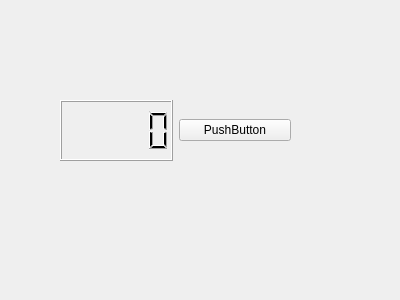
<?xml version="1.0" encoding="UTF-8"?>
<ui version="4.0">
 <class>Displayer</class>
 <widget class="QWidget" name="Displayer">
  <property name="geometry">
   <rect>
    <x>0</x>
    <y>0</y>
    <width>400</width>
    <height>300</height>
   </rect>
  </property>
  <property name="windowTitle">
   <string>Form</string>
  </property>
  <widget class="QWidget" name="">
   <property name="geometry">
    <rect>
     <x>60</x>
     <y>100</y>
     <width>231</width>
     <height>61</height>
    </rect>
   </property>
   <layout class="QHBoxLayout" name="horizontalLayout">
    <item>
     <widget class="QLCDNumber" name="lcdNumber"/>
    </item>
    <item>
     <widget class="QPushButton" name="pushButton">
      <property name="text">
       <string>PushButton</string>
      </property>
     </widget>
    </item>
   </layout>
  </widget>
 </widget>
 <resources/>
 <connections/>
</ui>
